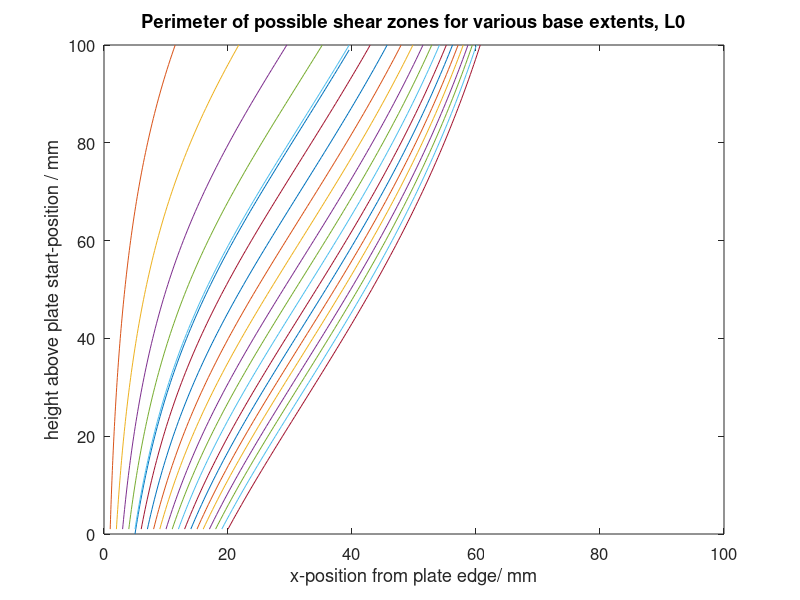
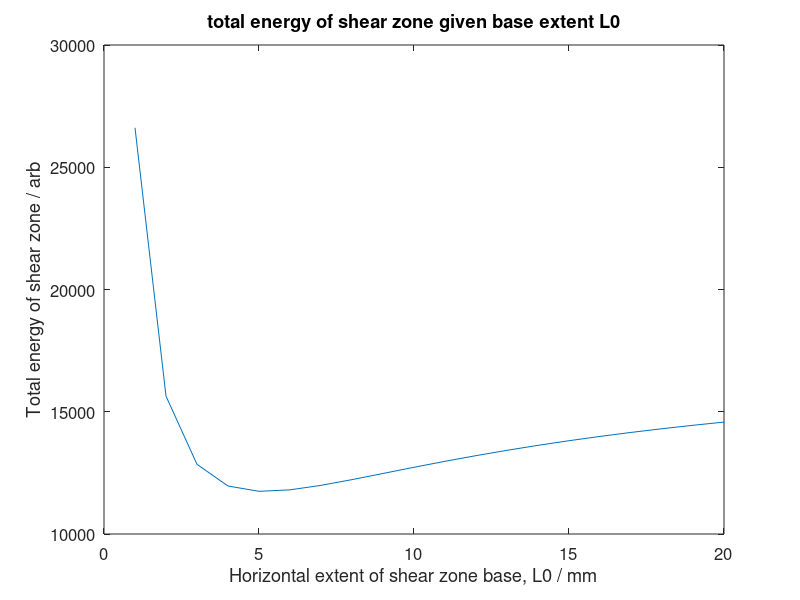
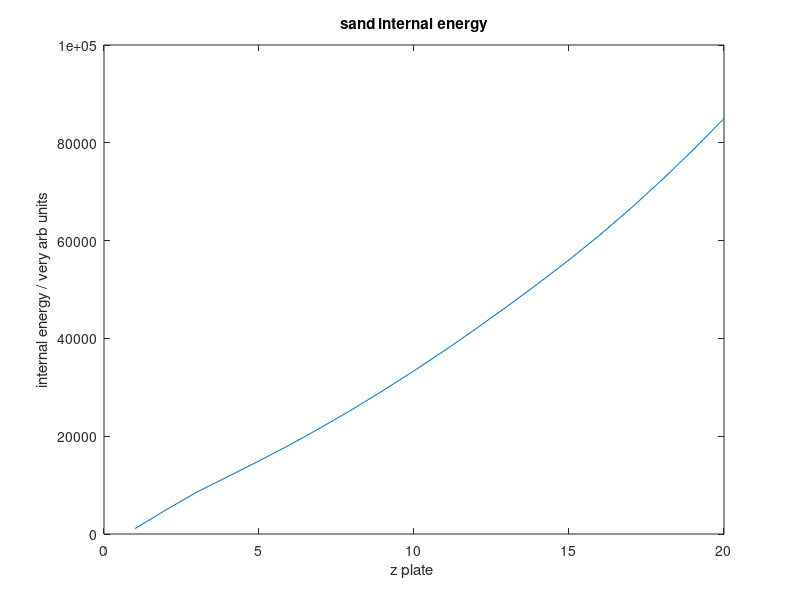
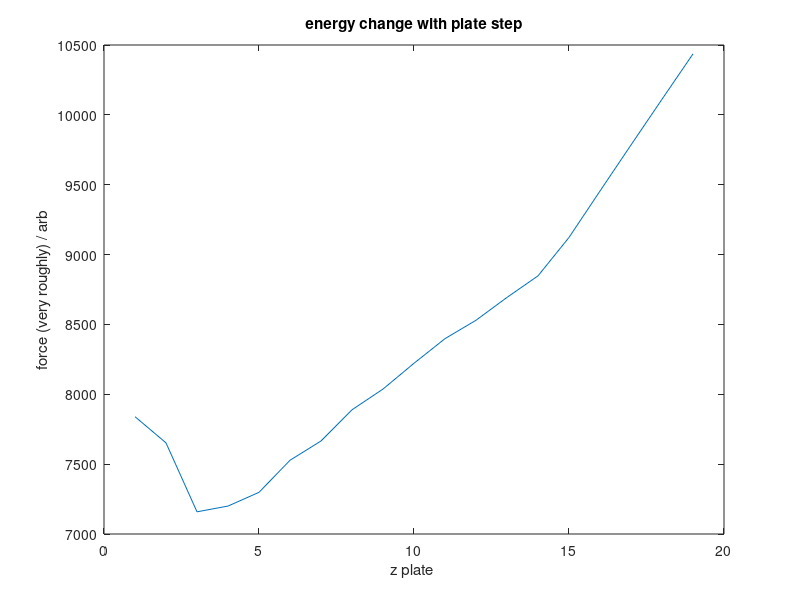

These charts were generated, in order, by the following MATLAB code: (Note: this script raises an error after producing the figures.)
% Evalute a possible curve to find the extent of the shear zone
% EJR 2017
%
%  Use the assumption that a horizontal strip of finite L0 extent becomes 
% a cosine with a range 0 to pi, and matches plate dispacement on one 
% side and zero movement on the other. 
%  Let this strip describe the shear zone near the plate edge.
%  Assume strips higher up have the same form of dispacement curve, 
% but a larges horizontal extent to accommodate dilatancy of sublayer(s).
%
% NOTES
% 1. Check: almost surely need to put (2/zp) back into elongation equation.
%
% 2. Dilatancy is modelled as eV_actual = eM*(1-exp(-gamma/gamma0))
%
% 3. The internal energy of each strip is then calculated. The model
%   assumes internal energy = gravitational energy due to uplift, plus
%   'p dV' work due to dilatancy, plus a term for elastic shear 'strain'
%   work which seems to be needed for plausible shear zones to be 
%   obtained, but which needs a stronger physical justification if possible
%
% 4. The draft version starts with 'small zp' so a strip depth ~ uniform 
%    For evaluating forces with variable zp, we MIGHT need to account for 
%   the depth of many parts of the shear zone being smaller than implied?

% PART 1: Evaluate one perimeter curve to find extent of shear zone

L0 = 5;      % mm, horizontal extent of shear zone at base strip
zStep = 1;   % mm, Strip thickness (should be 'small' c.f. zp)
nSteps = 100; % number of strips to top of modelled region

H  = nSteps*zStep;  % mm, Depth of ballotini to initial plate position
eM = 0.05;   % maximal dilatancy (volume strain) of material

zp = 4;      % mm, plate displacement
gam0 = 0.12; % radians, scale factor for material dilatancy

rho = 1700;  % kg.m^3, bulk density - irrelevant, cancels out
K   = 1;     % Arbitary number to produce 'effective elastic modulus'

listL = zeros(nSteps,1); % list to store strip widths
listU = zeros(nSteps,1); % list to store strip energies
L = L0;      % initialise strip width for Euler ODE method
for lp = 1:nSteps
	k = L* eM*(1 - (6.209/pi)*exp(-(zp*pi)/(2*L*gam0)) ) * (zStep*2/zp);
	
	listL(lp) = L;
	L = L+k*zStep;
	
	Zn = H - (lp-1)*zStep; % depth of strip base
	enGPE = zp*L/2;        % estimate gravitational internal energy added
	enPDV = Zn*L*eM*(1 - (6.209/pi)*exp(-(zp*pi)/(2*L*gam0) ) );
	enSHR = (1/16)*K*Zn*pi^2*zp^2/L;
	
	listU(lp) = enGPE + enPDV + enSHR;
end

listAltitudes = 0:zStep:(nSteps-1)*zStep;
figure(1)
plot(listL, listAltitudes)
sum(listU)
xlim([0 100])
ylim([0 100])
xlabel('x-position from plate edge/ mm')
ylabel('height above plate start-position / mm')
title('perimeter of shear zone for a given L0')
set(gca, 'fontSize', 12)

%% PART 2
%  Evaluate a family of curves to find the extent of the shear zone
%  Consider several possible values of L0. 
%  Choose the one that produces the shear zone with the lowest energy
% 
% NOTES:
% 1. Run PART 1 first to initialise system parameters

nLs = 20;
listsL = zeros(nSteps, nLs); % array to store several perimeter curves
listsUT = zeros(nLs,1);      % array to store total energy of each zone
close(1) % Cleanly overwrite plot from PART 1
listL0s = 1:1*1:(nLs*1);

for lp2 = 1:nLs;
L0 = listL0s(lp2)  % mm
zStep = 1;         % mm
% nSteps = 30; 

eM = 0.05; 

zp = 4; % mm
gam0 = 0.12; % radians

listL = zeros(nSteps,1);
L = L0;

for lp = 1:nSteps
	k = L* eM*(1 - (6.209/pi)*exp(-(zp*pi)/(2*L*gam0)) ) * (zStep*2/zp);
	
	listL(lp) = L;
	L = L+k*zStep;
	
	Zn = H - (lp-1)*zStep; % depth of strip base
	enGPE = zp*L/2;        % estimate gravitational internal energy added
	enPDV = Zn*L*eM*(1 - (6.209/pi)*exp(-(zp*pi)/(2*L*gam0) ) );
	enSHR = (1/16)*K*Zn*pi^2*zp^2/L;
	
	listU(lp) = enGPE + enPDV + enSHR;
end
% for lp = 1:nSteps
% 	k = L* eM*(1 - (6.209/pi)*exp(-(zp*pi)/(2*L*gam0)) ); %  * (2/zp);
% 	
% 	listL(lp) = L;
% 	L = L+k*zStep;
% 	
% 	
% 	Zn = H - (lp-1); % depth of strip base
% 	enGPE = zp*L/2;
% 	enPDV = Zn*L*eM*(1 - (6.209/pi)*exp(-(zp*pi)/(2*L*gam0) ) );
% 	enSHR = (1/16)*K*Zn*pi^2*zp^2/L;
% 	
% 	listU(lp) = enGPE + enPDV + enSHR;
% end

listsL(:,lp2) = listL;
listsUT(lp2)  = sum(listU);
figure(1)
hold on
plot(listL, 1:nSteps)
end

figure(1)
hold off
title('Perimeter of possible shear zones for various base extents, L0')
xlabel('x-position from plate edge/ mm')
ylabel('height above plate start-position / mm')
set(gca, 'fontSize', 12)
xlim([0 100])
ylim([0 100])

figure(2)
plot(listL0s, listsUT);
title('total energy of shear zone given base extent L0')
xlabel('Horizontal extent of shear zone base, L0 / mm')
ylabel('Total energy of shear zone / arb')
set(gca, 'fontSize', 12)

%% PART 3
%  Now loop through successive z_plate values
%  Evaluate the (minimum possible, hence equilibrium) shear zone energy
% for various plate alititudes. 
%  Hence equate shear zone energy (and uplift column energy) to 
% identify a corresponding force. 
%  Note that the real peak force may be limited by void collapse which 
% isn't included in this model - could be introduced as a cut-off. 

nZs = 20;
Uz = zeros(nZs,1);
figure(1)

for lp3 = 1:nZs
zp = lp3;

nLs = 20;
listsL = zeros(nSteps, nLs);
listsUT = zeros(nLs,1);

% LOOP -> loop
for lp2 = 1:nLs;
L0 = listL0s(lp2)  % mm
zStep = 1;         % mm
% nSteps = 30; 

eM = 0.05; 

% zp = 4; % mm
gam0 = 0.12; % radians

listL = zeros(nSteps,1);
L = L0;

for lp = 1:nSteps
	k = L* eM*(1 - (6.209/pi)*exp(-(zp*pi)/(2*L*gam0)) ) * (zStep*2/zp);
	
	listL(lp) = L;
	L = L+k*zStep;
	
	Zn = H - (lp-1)*zStep; % depth of strip base
	enGPE = zp*L/2;        % estimate gravitational internal energy added
	enPDV = Zn*L*eM*(1 - (6.209/pi)*exp(-(zp*pi)/(2*L*gam0) ) );
	enSHR = (1/16)*K*Zn*pi^2*zp^2/L;
	
	listU(lp) = enGPE + enPDV + enSHR;
end
% for lp = 1:nSteps
% 	k = L* eM*(1 - (6.209/pi)*exp(-(zp*pi)/(2*L*gam0)) ); %  * (2/zp);
% 	
% 	listL(lp) = L;
% 	L = L+k*zStep;
% 	
% 	
% 	Zn = H - (lp-1); % depth of strip base
% 	enGPE = zp*L/2;
% 	enPDV = Zn*L*eM*(1 - (6.209/pi)*exp(-(zp*pi)/(2*L*gam0) ) );
% 	enSHR = (1/16)*K*Zn*pi^2*zp^2/L;
% 	
% 	listU(lp) = enGPE + enPDV + enSHR;
% end

listsL(:,lp2) = listL;
listsUT(lp2)  = sum(listU);
% figure(1)
% hold on
% plot(listL, 1:nSteps)
end

Uz(lp3) = min(listsUT);
end

figure(3)
plot(Uz)
title('sand internal energy')
xlabel('z plate ')
ylabel('internal energy / very arb units')

% calculate column weight in same arb units to estimate breakout factor
% GPE of one strip (H strips) = zp * L/2 in arb units. Both L, zp in mm. 
% wColumn = W_real / (rho g L delH?)
% wColumn = H*(D/2)
% wColumn*zp = H*D/2*zp
% say column half width = 20 mm, H = 100 mm
wColumn = 100*40;

delU = Uz(2:end) - Uz(1:(end-1));
figure(4)
plot(delU + wColumn)
title('energy change with plate step')
xlabel('z plate ')
ylabel('force (very roughly) / arb')
% ylim([0 7000])


%%
nZs = 20;
Uz = zeros(nZs,1);
figure(1)

for lp3 = 1:nZs
zp = lp3;

nLs = 20;
listsL = zeros(nSteps, nLs);
listsUT = zeros(nLs,1);
% close(1)

for lp2 = 1:nLs;
L0 = lp2*2; % mm
zStep = 1; % mm
nSteps = 30;

eM = 0.05; 

% zp = 5; % mm
gam0 = 0.12; % radians

listL = zeros(nSteps,1);
L = L0;
for lp = 1:nSteps
	k = L* eM*(1 - (6.209/pi)*exp(-(zp*pi)/(2*L*gam0)) ); %  * (2/zp);
	
	listL(lp) = L;
	L = L+k*zStep;
	
	
	Zn = max( H - (lp-1) - zp ,  0); % depth of strip base. ASSUME TOP CLEARs
	enGPE = zp*L/2;
	enPDV = Zn*L*eM*(1 - (6.209/pi)*exp(-(zp*pi)/(2*L*gam0) ) );
	enSHR = (1/16)*K*Zn*pi^2*zp^2/L;
	
	listU(lp) = enGPE + enPDV + enSHR;
end

listsL(:,lp2) = listL;
listsUT(lp2)  = sum(listU);
figure(1)
hold on
plot(listL, 1:nSteps)
end

Uz(lp3) = min(listsUT);

end

figure(3)
plot(Uz)
title('sand internal energy')
xlabel('z plate ')
ylabel('internal energy / very arb units')

% calculate column weight in same arb units to estimate breakout factor
% GPE of one strip (H strips) = zp * L/2 in arb units. Both L, zp in mm. 
% wColumn = W_real / (rho g L delH?)
% wColumn = H*(D/2)
% wColumn*zp = H*D/2*zp
% say column half width = 20 mm, H = 100 mm
wColumn = 100*40;

delU = Uz(2:end) - Uz(1:(end-1));
figure(4)
plot(delU)
title('energy change with plate step')
xlabel('z plate ')
ylabel('force (very roughly) / arb')
% ylim([0 7000])
